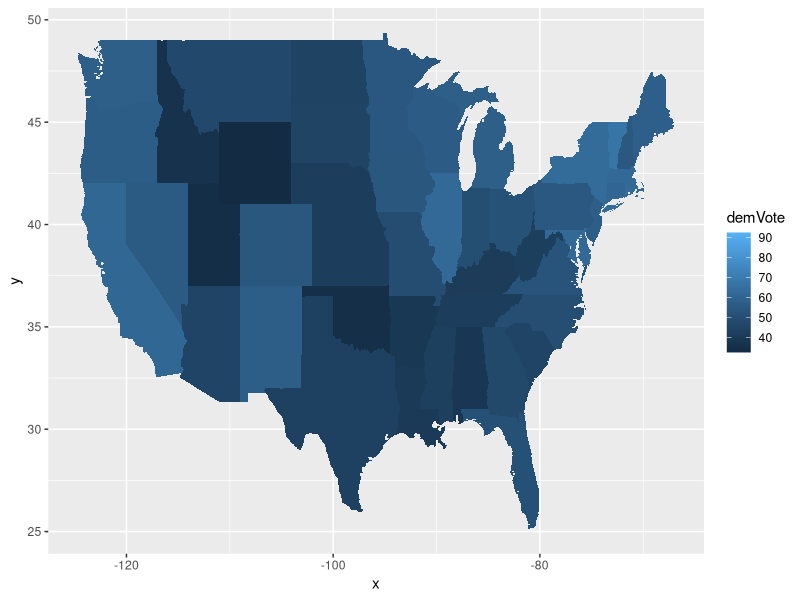
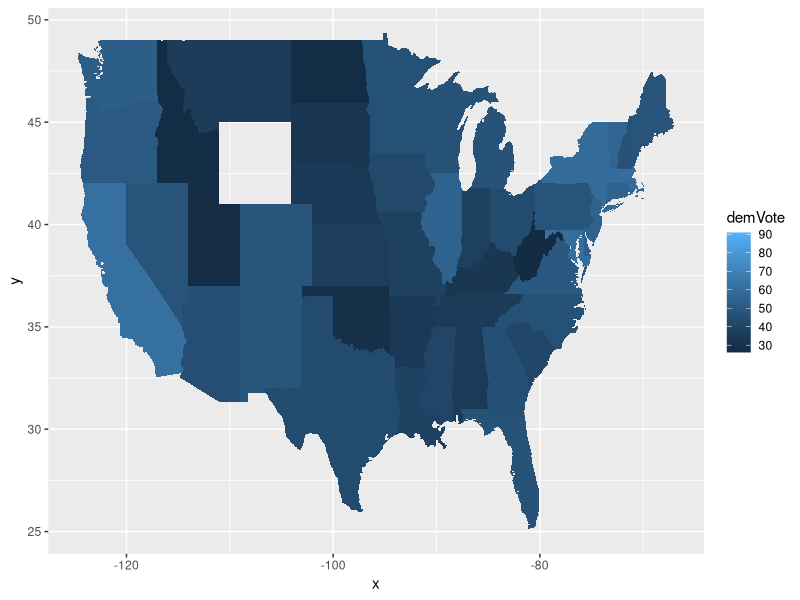

Write R code to recreate these figures, in order.
## ---- chunk 1
knitr::opts_chunk$set(echo = TRUE)
library(tidyverse)
## ---- chunk 2
#install.packages("dslabs")
library(dslabs) 
data(heights)
glimpse(heights)
## ---- chunk 3


## ---- chunk 4

## ---- chunk 5

## ---- chunk 6

## ---- chunk 7


## ---- chunk 8


## ---- chunk 9

## ---- chunk 10

## ---- chunk 11


## ---- chunk 12


## ---- chunk 13


## ---- chunk 14
library(palmerpenguins)
glimpse(penguins)
## ---- chunk 15


## ---- chunk 16


## ---- chunk 17


## ---- chunk 18



## ---- chunk 19



## ---- chunk 20
# install.packages("pscl")
library(pscl) # loads in the package that has this data. 
## You might need to install this...

# data for presidental elections
votedata <-  presidentialElections
glimpse(votedata)
## ---- chunk 21



## ---- chunk 22



## ---- chunk 23



## ---- chunk 24


## ---- chunk 25


## ---- chunk 26



## ---- chunk 27


## ---- chunk 28
library(maps)
votedata$state <- tolower(votedata$state)  ## states need to be lowercase for linking

states_map <- map_data("state") ## this gives us the lat and long for each point of each state.
  
map_plot <-  ggplot(data =  votedata %>% filter(year == 2008), aes(map_id = state)) +
    geom_map(aes(fill = demVote), map = states_map) +
    expand_limits(x = states_map$long, y = states_map$lat)

map_plot  
## ---- chunk 29
map_plot <-  ggplot(data =  votedata %>% filter(year == 2016), aes(map_id = state)) +
  geom_map(aes(fill = demVote), map = states_map)+
  expand_limits(x = states_map$long, y = states_map$lat)

map_plot  
## ---- chunk 30


## ---- chunk 31


## ---- chunk 32


## ---- chunk 33
